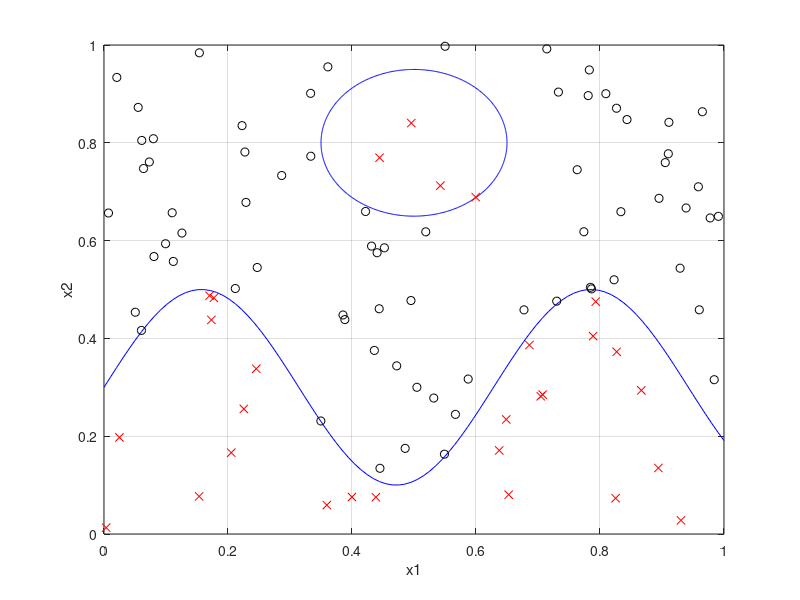
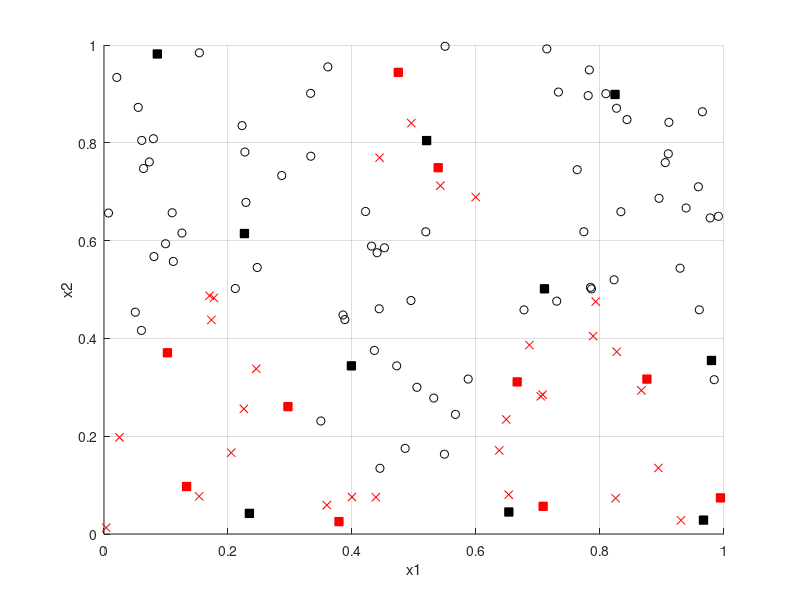

MATLAB code for these plots, in order: (Note: this script raises an error after producing the figures.)
% ECE 559 Neural Networks - Fall 2018
% Montagna Marco
% Homework 8

clear all
close all
clc


% input patterns
x=rand(2,100);
d=zeros(100,1);
N = 100;

%% plot boundaries
angle=0:0.01:2*pi; 
r=0.15;
x1=0.5;
x2=0.8;
xp=r*cos(angle);
yp=r*sin(angle);

figure(1);
plot(x1+xp,x2+yp,'b');
hold on
x1=linspace(0,1);
x2=(1/5)*sin(10*x1)+0.3;
plot(x1,x2,'b')
hold on

axis([0 1 0 1]);
hold on
grid on
xlabel('x1');
ylabel('x2');

figure(2);
axis([0 1 0 1]);
hold on
grid on
xlabel('x1');
ylabel('x2');

%% plot inputs & position clustering centres
p = 1;
n = 1;
centres = 10;
c=zeros(2,centres*2);
flag=false;
for i=1:100
    if x(2,i)<(1/5)*sin(10*x(1,i))+0.3 || (x(2,i)-0.8)^2+(x(1,i)-0.5)^2<0.15^2
        d(i)=1;
%         if p<=10
%             c(:, p) = x(:,i);
%             p=p+1;
%         end
        figure(1),plot(x(1,i),x(2,i),'xr');
        figure(2),plot(x(1,i),x(2,i),'xr');
        if (x(2,i)-0.8)^2+(x(1,i)-0.5)^2<0.15^2
            flag=true;
        end
    else
        d(i)=-1;
%         if n<=10
%             c(:, centres+n) = x(:,i);
%             n=n+1;
%         end
        figure(1),plot(x(1,i),x(2,i),'ok');
        figure(2),plot(x(1,i),x(2,i),'ok');
    end
end
if(flag==false)
    x(1,100)=0.5;
    x(2,100)=0.8;
end

%% RBF
i=1;
while i<1+centres
    c(:,i)=rand(2,1);
    if c(2,i)<(1/5)*sin(10*c(1,i))+0.3 || (c(2,i)-0.8)^2+(c(1,i)-0.5)^2<0.15^2
        min_d=100;
        if i>1
            for j=1:i-1
                distance=norm(c(:,i)-c(:,j));
                if distance<min_d;
                    min_d=distance;
                end
            end
            if min_d>0.2
                i=i+1;
            end
        else
          i=i+1;  
        end
    end
end
j=1+centres;
while j<1+2*centres
    c(:,j)=rand(2,1);
    if (~c(2,j)<(1/5)*sin(10*c(1,j))+0.3 || (c(2,j)-0.8)^2+(c(1,j)-0.5)^2<0.15^2)
        min_d=100;
        if j>1+centres
            for k=1+centres:j-1
                distance=norm(c(:,j)-c(:,k));
                if distance<min_d;
                    min_d=distance;
                end
            end
            if min_d>0.3
                j=j+1;
            end
        else
          j=j+1;  
        end
    end
end

% plot centres for classes C1 and C-1
figure(2)
plot(c(1,1:centres),c(2,1:centres),'rs','MarkerFaceColor','red');
hold on
plot(c(1,centres+1:2*centres),c(2,centres+1:2*centres),'ks','MarkerFaceColor','black');

% k-means class C1
class=1;
c(:,(1:centres))=k_means(x,c(:,(1:centres)),N,centres,d,class);
plot(c(1,1:centres),c(2,1:centres),'rs','MarkerFaceColor','green');

% k-means class C-1
class=-1;
c(:,(centres+1:2*centres))=k_means(x,c(:,(centres+1:2*centres)),N,centres,d,class);
plot(c(1,centres+1:2*centres),c(2,centres+1:2*centres),'ks','MarkerFaceColor','blue');

% gaussian RBF
f=@(x,c) exp(-(norm(x-c)).^2);

y=zeros(centres,N);
% initial weights
w1=normrnd(1,sqrt(1/(2*centres)),1,centres+1);
w2=normrnd(-1,sqrt(1/(2*centres)),1,centres);
w=[w1,w2];
for i=1:N
    for j=1:2*centres
        y(j,i)=f(x(:,i),c(:,j));
    end
end
flag=1;
epoch=1;
eta=1;
j=1;

%% PTA
% activation function
% sgn=@(x) 1*(x>=0)-1*(x<0);
sympref('HeavisideAtOrigin',1); % set 1 at heaviside origin
for i=1:100
    if d(i)==-1;
        d(i)=0;
    end
end

errors(epoch)=0;
    for i=1:N
        g=heaviside(w*[1;y(:,i)]);
        if d(i)~=g
            errors(epoch)=errors(epoch)+1;
        end
    end
    
epoch=2;
while flag==1
    % update weights
    w=w+eta*(d(j)-heaviside(w*[1;y(:,j)]))*[1;y(:,j)]';
    
    % misclassifications
    errors(epoch)=0;
    for i=1:N
        g=heaviside(w*[1;y(:,i)]);
        if d(i)~=g
            errors(epoch)=errors(epoch)+1;
        end
    end
    
    if ((errors(epoch)>errors(epoch-1)) && (eta>0.01))
        eta=eta*0.999;
    elseif errors(epoch)>errors(epoch-1) && (errors(epoch)<10)
        eta=eta*0.01
        
    end
    
    % check loop condition
    if errors(epoch)>5
        flag=1;
    else
        flag=0;
    end
    epoch=epoch+1;
    
    if j<N
        j=j+1;
    else
        j=1;
    end
end

%% plot decision boundary
x1=linspace(0,1,500);
x2=linspace(0,1,500);
y=zeros(1,2*centres);
for i=1:500
    for j=1:500
        for k=1:2*centres
            y(k)=f([x1(i);x2(j)],c(:,k));
        end
        g=(w*[1;y']);
        if abs(g)<1e-3
            plot(x1(i),x2(j),'c-','Markersize',0.8);
            hold on
        end
    end
end
